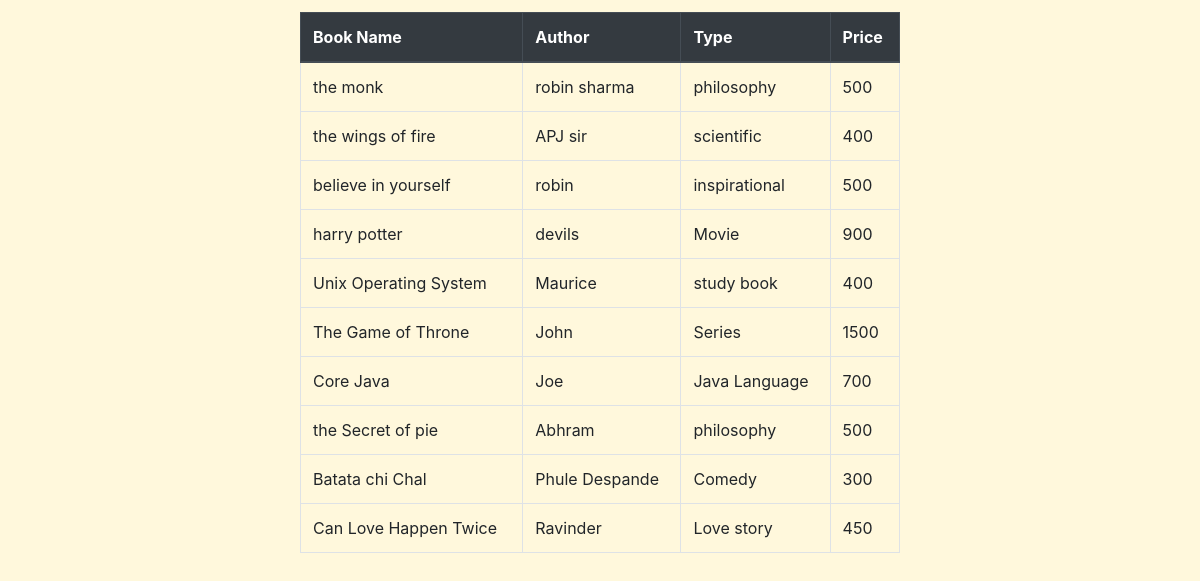
The page /view_book on the database its author committed.
### library/models.py (models this page shows)
class Books(models.Model):
    book_name = models.CharField(max_length=100)
    book_author = models.TextField()
    book_type = models.TextField()
    book_price = models.IntegerField(default=1)

### library/views.py (the view)
# urls.py: path('view_book', views.view_book),
def view_book(request):
    books = Books.objects.all()
    logging.debug('list of books')
    return render(request, 'library/View_book.html', {'Books': books})

### library/templates/library/View_book.html (shortened to what this page needs)
<!DOCTYPE html>
<html lang="en">
<head>
    <link rel="stylesheet" href="https://stackpath.bootstrapcdn.com/bootstrap/4.4.1/css/bootstrap.min.css"
>
</head>
<body>
<center>
  <table style="width:50%;" class="table table-bordered  table-hover ">
    <thead class="thead-dark">
      <tr>
            <th>Book Name</th>
            <th> Author</th>
            <th>Type</th>
            <th> Price</th>
      </tr>
    </thead>
      {% for objects in Books %}
      <tr>
          <h3>
              <td>{{objects.book_name}}</td>
              <td>{{objects.book_author}}</td>
              <td>{{objects.book_type}}</td>
              <td>{{objects.book_price}}</td>
        </h3>
      </tr>
        {% endfor %}
  </table>
</center>
</body>
</html>

### library/templates/library/View_book.html (style rules this page uses)
body { margin-top:1%; background-color:#FFF8DC; }

### rows shown on the page
Books: book_name "the monk", book_author "robin sharma", book_type "philosophy", book_price "500"
Books: book_name "the wings of fire", book_author "APJ sir", book_type "scientific", book_price "400"
Books: book_name "believe in yourself", book_author "robin", book_type "inspirational", book_price "500"
Books: book_name "harry potter", book_author "devils", book_type "Movie", book_price "900"
Books: book_name "Unix Operating System", book_author "Maurice", book_type "study book", book_price "400"
Books: book_name "The Game of Throne", book_author "John", book_type "Series", book_price "1500"
Books: book_name "Core Java", book_author "Joe", book_type "Java Language", book_price "700"
Books: book_name "the Secret of pie", book_author "Abhram", book_type "philosophy", book_price "500"
Books: book_name "Batata chi Chal", book_author "Phule Despande", book_type "Comedy", book_price "300"
Books: book_name "Can Love Happen Twice", book_author "Ravinder", book_type "Love story", book_price "450"
